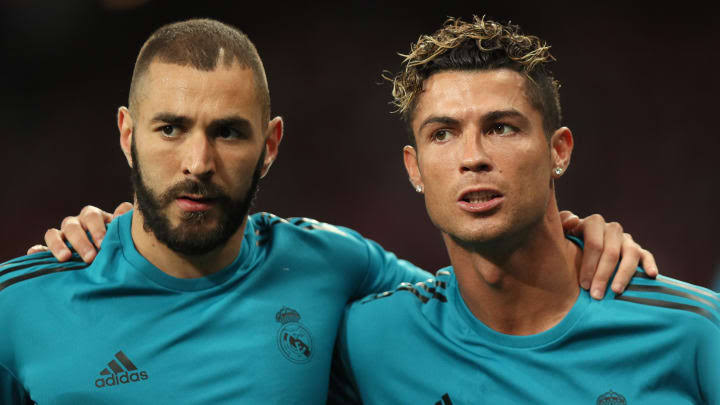
#> input picture Face Detection and tracking/ronny_kb9.JPG, 720 x 405 px, found by its file name
$ python codeForImage.py
#> lines starting #> are read from the running program, lines starting #| are printed output that depends on the picture
import cv2

alg = "haarcascade_frontalface_default.xml"

haar_cascade = cv2.CascadeClassifier(alg)

img=cv2.imread('ronny_kb9.jpg')
#> img is the input picture: shape (405, 720, 3); mean B, G, R 71.9, 75.1, 57.1

grayImg = cv2.cvtColor(img,cv2.COLOR_BGR2GRAY)
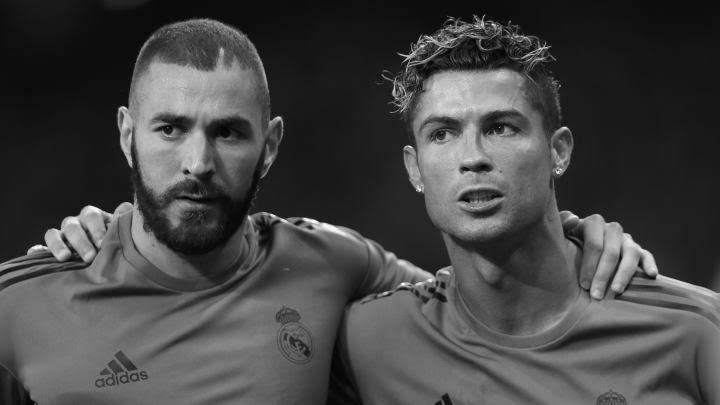
#> grayImg: shape (405, 720); min 0, max 253, mean 69.4
face = haar_cascade.detectMultiScale(grayImg,1.3,1)
#> face = [[390, 67, 164, 164], [119, 69, 161, 161]]
for (x,y,w,h) in face:
    cv2.rectangle(img,(x,y),(x+w,y+h), (255,255,0),5)
    cv2.imshow("FaceDetection",img)
    key = cv2.waitKey(10)
    if key == 27:
        cv2.destroyAllWindows()
#> this loop made 2 passes; (key Esc is pressed on pass 1)
#> pass 1, `cv2.imshow("FaceDetection",img)`:
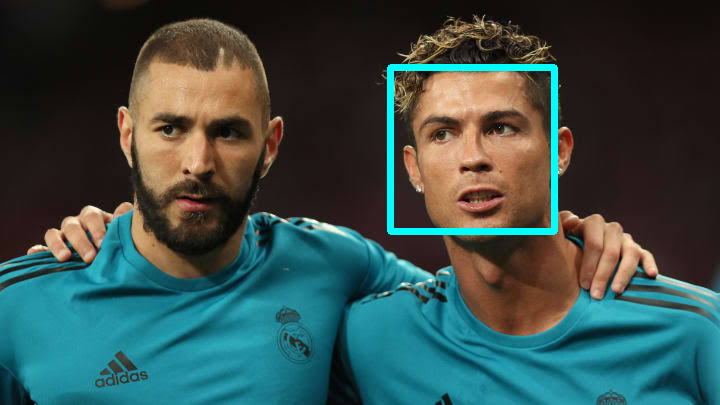
#> window 'FaceDetection': shape (405, 720, 3); mean B, G, R 75.3, 78.3, 56
#> pass 2, `cv2.imshow("FaceDetection",img)`:
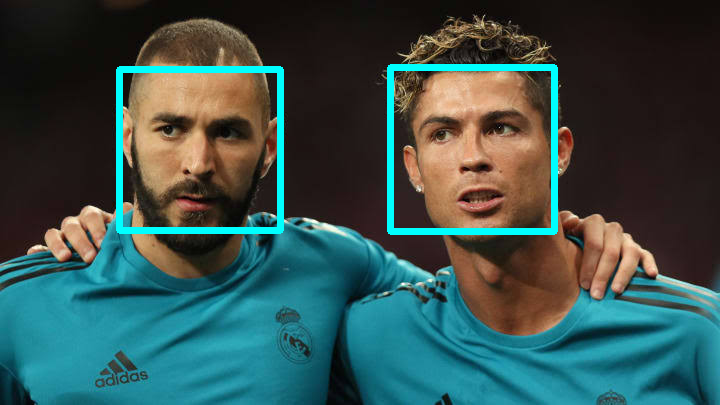
#> window 'FaceDetection': shape (405, 720, 3); mean B, G, R 78.4, 81.2, 54.8
